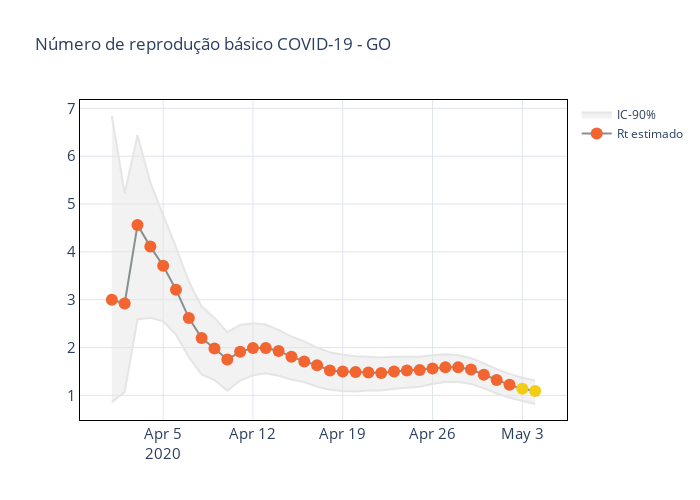

This figure's notebook cell:
### Code cell
fig = go.Figure()

error_color = '#E5E5E5'

fig.add_trace(
    go.Scatter(
        x=t['date'], 
        y=t['min IC-90%'], 
        mode='lines', 
        # fill='tonexty',
        line_color=error_color,
        showlegend=False
    )
)

fig.add_trace(
    go.Scatter(
        x=t['date'], 
        y=t['max IC-90%'], 
        mode='lines', 
        fill='tonexty',
        line_color=error_color,
        name='IC-90%'
    )
)


fig.add_trace(
    go.Scatter(
        x=t['date'], 
        y=t['Rt estimado'], 
        mode='markers+lines',
        line_color='#898F8F',
        marker=dict(size=12,
                   color=t['color']),
        name='Rt estimado'
    )
)


fig.update_layout(yaml.load(open('themes/cufflinks_template.yaml', 'r'))['layout'])
fig.update_layout({'title': 'Número de reprodução básico COVID-19 - {}'.format(t['state'].unique()[0])})

### Figure 1 — Plotly figure (JSON) as saved in the notebook; plotly's stock layout.template omitted (floating-point values rounded to 4 significant figures)
{"data": [{"line": {"color": "#E5E5E5"}, "mode": "lines", "showlegend": false, "type": "scatter", "x": ["2020-04-01T00:00:00", "2020-04-02T00:00:00", "2020-04-03T00:00:00", "2020-04-04T00:00:00", "2020-04-05T00:00:00", "2020-04-06T00:00:00", "2020-04-07T00:00:00", "2020-04-08T00:00:00", "2020-04-09T00:00:00", "2020-04-10T00:00:00", "2020-04-11T00:00:00", "2020-04-12T00:00:00", "2020-04-13T00:00:00", "2020-04-14T00:00:00", "2020-04-15T00:00:00", "2020-04-16T00:00:00", "2020-04-17T00:00:00", "2020-04-18T00:00:00", "2020-04-19T00:00:00", "2020-04-20T00:00:00", "2020-04-21T00:00:00", "2020-04-22T00:00:00", "2020-04-23T00:00:00", "2020-04-24T00:00:00", "2020-04-25T00:00:00", "2020-04-26T00:00:00", "2020-04-27T00:00:00", "2020-04-28T00:00:00", "2020-04-29T00:00:00", "2020-04-30T00:00:00", "2020-05-01T00:00:00", "2020-05-02T00:00:00", "2020-05-03T00:00:00", "2020-05-04T00:00:00"], "y": [0.86, 1.07, 2.59, 2.62, 2.55, 2.27, 1.8, 1.44, 1.32, 1.1, 1.31, 1.42, 1.46, 1.41, 1.33, 1.28, 1.18, 1.12, 1.09, 1.08, 1.1, 1.1, 1.14, 1.16, 1.18, 1.24, 1.28, 1.28, 1.24, 1.15, 1.04, 0.95, 0.88, 0.82]}, {"fill": "tonexty", "line": {"color": "#E5E5E5"}, "mode": "lines", "name": "IC-90%", "type": "scatter", "x": ["2020-04-01T00:00:00", "2020-04-02T00:00:00", "2020-04-03T00:00:00", "2020-04-04T00:00:00", "2020-04-05T00:00:00", "2020-04-06T00:00:00", "2020-04-07T00:00:00", "2020-04-08T00:00:00", "2020-04-09T00:00:00", "2020-04-10T00:00:00", "2020-04-11T00:00:00", "2020-04-12T00:00:00", "2020-04-13T00:00:00", "2020-04-14T00:00:00", "2020-04-15T00:00:00", "2020-04-16T00:00:00", "2020-04-17T00:00:00", "2020-04-18T00:00:00", "2020-04-19T00:00:00", "2020-04-20T00:00:00", "2020-04-21T00:00:00", "2020-04-22T00:00:00", "2020-04-23T00:00:00", "2020-04-24T00:00:00", "2020-04-25T00:00:00", "2020-04-26T00:00:00", "2020-04-27T00:00:00", "2020-04-28T00:00:00", "2020-04-29T00:00:00", "2020-04-30T00:00:00", "2020-05-01T00:00:00", "2020-05-02T00:00:00", "2020-05-03T00:00:00", "2020-05-04T00:00:00"], "y": [6.84, 5.22, 6.44, 5.45, 4.77, 4.1, 3.38, 2.86, 2.62, 2.32, 2.47, 2.51, 2.48, 2.37, 2.23, 2.13, 2, 1.9, 1.85, 1.82, 1.81, 1.79, 1.81, 1.81, 1.81, 1.84, 1.86, 1.84, 1.78, 1.67, 1.55, 1.45, 1.37, 1.31]}, {"line": {"color": "#898F8F"}, "marker": {"color": ["#F26430", "#F26430", "#F26430", "#F26430", "#F26430", "#F26430", "#F26430", "#F26430", "#F26430", "#F26430", "#F26430", "#F26430", "#F26430", "#F26430", "#F26430", "#F26430", "#F26430", "#F26430", "#F26430", "#F26430", "#F26430", "#F26430", "#F26430", "#F26430", "#F26430", "#F26430", "#F26430", "#F26430", "#F26430", "#F26430", "#F26430", "#F26430", "#F2CD13", "#F2CD13"], "size": 12}, "mode": "markers+lines", "name": "Rt estimado", "type": "scatter", "x": ["2020-04-01T00:00:00", "2020-04-02T00:00:00", "2020-04-03T00:00:00", "2020-04-04T00:00:00", "2020-04-05T00:00:00", "2020-04-06T00:00:00", "2020-04-07T00:00:00", "2020-04-08T00:00:00", "2020-04-09T00:00:00", "2020-04-10T00:00:00", "2020-04-11T00:00:00", "2020-04-12T00:00:00", "2020-04-13T00:00:00", "2020-04-14T00:00:00", "2020-04-15T00:00:00", "2020-04-16T00:00:00", "2020-04-17T00:00:00", "2020-04-18T00:00:00", "2020-04-19T00:00:00", "2020-04-20T00:00:00", "2020-04-21T00:00:00", "2020-04-22T00:00:00", "2020-04-23T00:00:00", "2020-04-24T00:00:00", "2020-04-25T00:00:00", "2020-04-26T00:00:00", "2020-04-27T00:00:00", "2020-04-28T00:00:00", "2020-04-29T00:00:00", "2020-04-30T00:00:00", "2020-05-01T00:00:00", "2020-05-02T00:00:00", "2020-05-03T00:00:00", "2020-05-04T00:00:00"], "y": [3, 2.92, 4.56, 4.11, 3.71, 3.21, 2.62, 2.2, 1.98, 1.75, 1.91, 1.99, 1.99, 1.93, 1.81, 1.71, 1.63, 1.52, 1.5, 1.49, 1.48, 1.47, 1.5, 1.52, 1.53, 1.56, 1.59, 1.59, 1.54, 1.43, 1.32, 1.22, 1.14, 1.09]}], "layout": {"height": 500, "legend": {"bgcolor": "white", "bordercolor": "#444", "borderwidth": 0, "font": {"size": 12}, "itemclick": "toggle", "itemdoubleclick": "toggleothers", "itemsizing": "trace", "traceorder": "normal"}, "paper_bgcolor": "white", "plot_bgcolor": "white", "title": {"text": "Número de reprodução básico COVID-19 - GO"}, "width": 700, "xaxis": {"automargin": true, "gridcolor": "#E1E5ED", "linecolor": "black", "mirror": "ticks", "showline": true, "tickfont": {"size": 15}, "title": {"font": {"color": "grey", "size": 16}}, "zerolinecolor": "black", "zerolinewidth": 2}, "yaxis": {"automargin": true, "gridcolor": "#E1E5ED", "linecolor": "black", "mirror": "ticks", "showline": true, "tickfont": {"size": 15}, "title": {"font": {"color": "grey", "size": 16}}, "zerolinecolor": "black", "zerolinewidth": 2}}}
